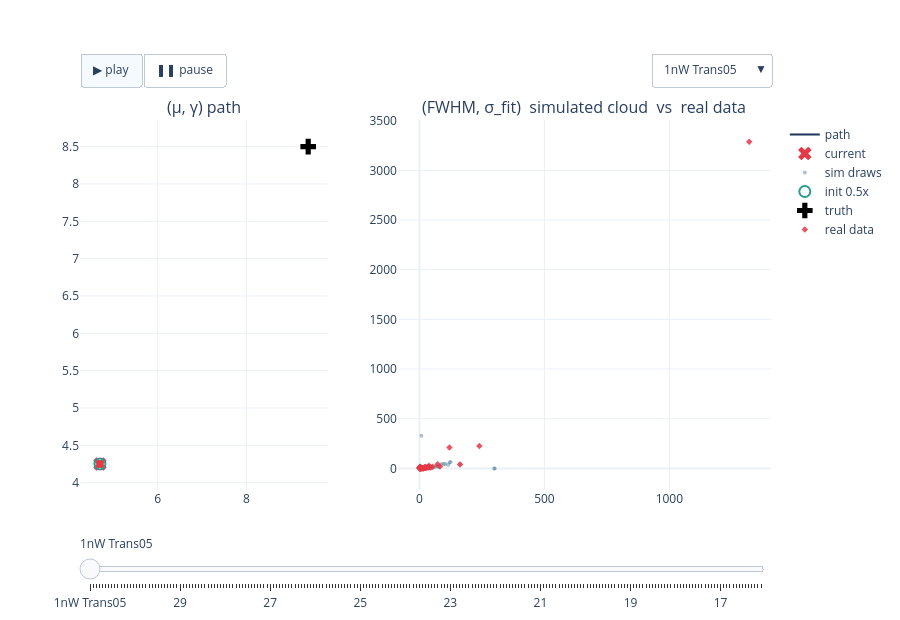

Notebook source saved alongside this figure:
### Code cell
# FIG 1a — 1nW interactive: path + contour, experiment dropdown + play/slider
fig_1nW = build_power_figure(results, '1nW')
if fig_1nW is not None:
    fig_1nW.show()
